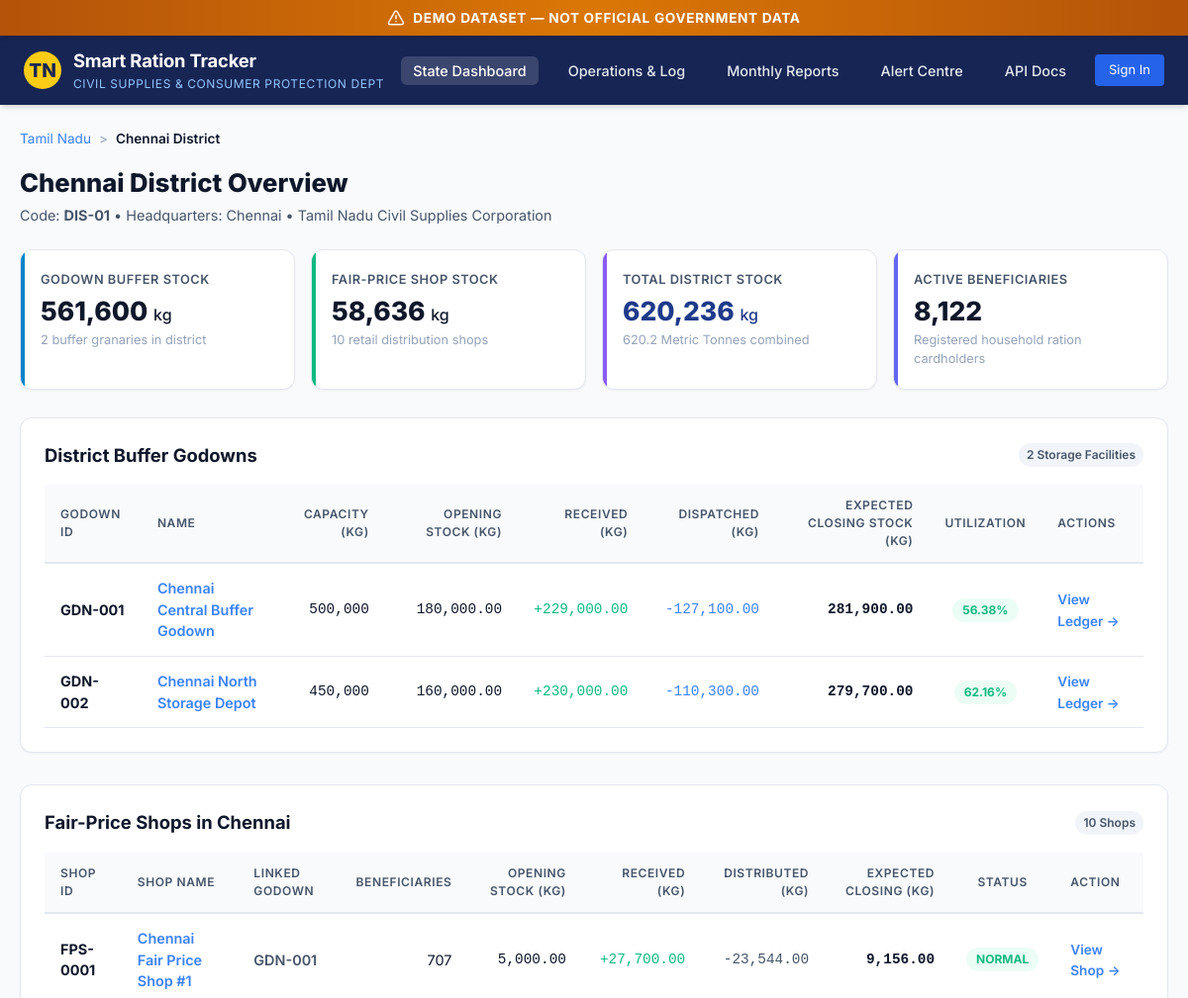
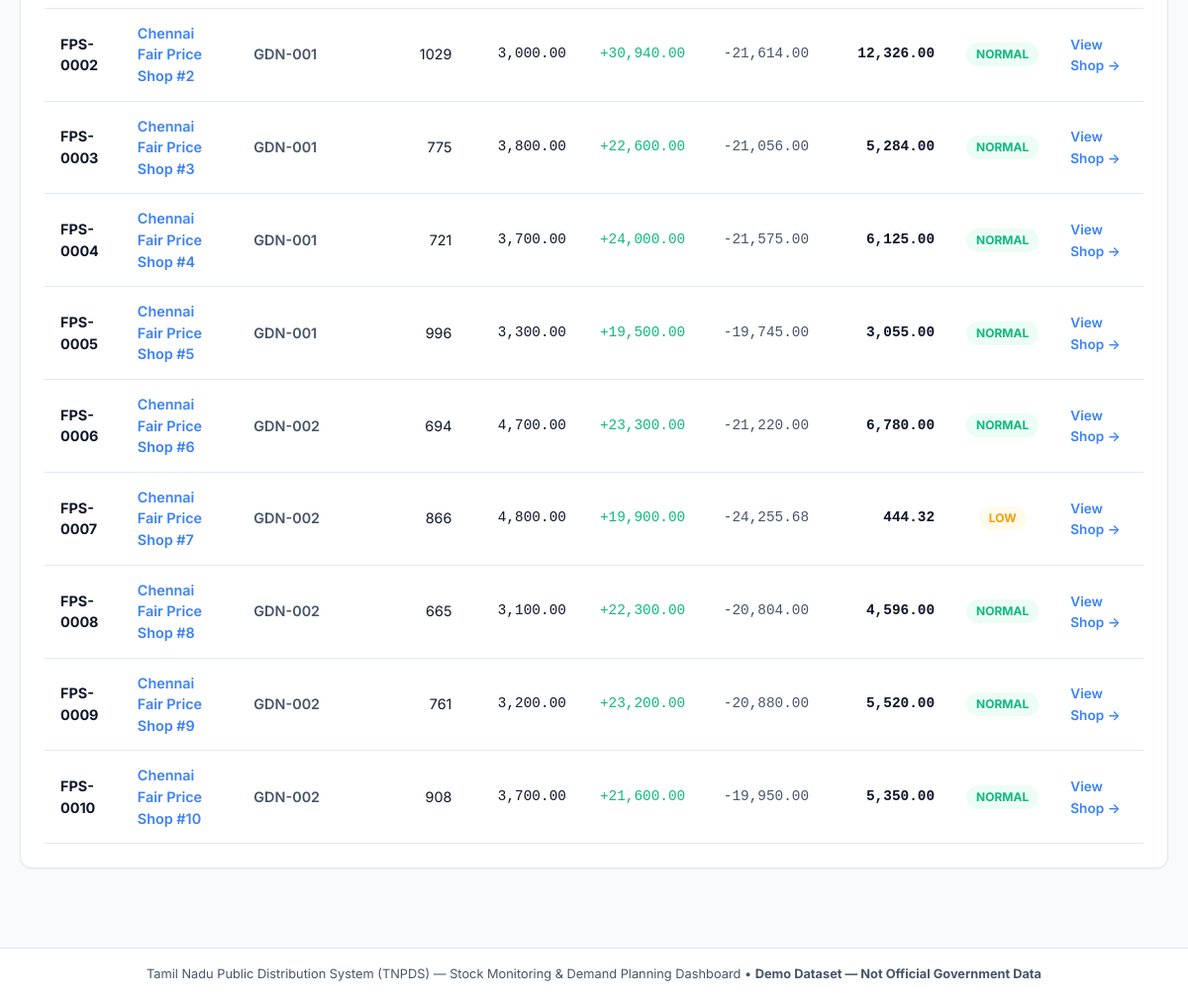
Screenshot of /districts/1 with the database file from the repository (2 pictures, top to bottom).
### app/models/entities.py (models this page shows)
class District(Base):
    __tablename__ = "districts"
    id = Column(Integer, primary_key=True, index=True)
    code = Column(String(20), unique=True, nullable=False, index=True)
    name = Column(String(100), nullable=False)
    headquarters = Column(String(100), nullable=False)
    lat = Column(Float, nullable=True, default=11.1271)
    lng = Column(Float, nullable=True, default=78.6569)
    geojson = Column(Text, nullable=True)
    zone = Column(String(50), nullable=True)
    godowns = relationship("Godown", back_populates="district", cascade="all, delete-orphan")
    shops = relationship("Shop", back_populates="district", cascade="all, delete-orphan")

class Godown(Base):
    __tablename__ = "godowns"
    id = Column(String(30), primary_key=True, index=True)  # e.g., GDN-001
    code = Column(String(30), unique=True, nullable=False, index=True)
    name = Column(String(150), nullable=False)
    district_id = Column(Integer, ForeignKey("districts.id"), nullable=False, index=True)
    capacity_kg = Column(Float, nullable=False)
    opening_stock_kg = Column(Float, nullable=False, default=0.0)
    lat = Column(Float, nullable=True)
    lng = Column(Float, nullable=True)
    district = relationship("District", back_populates="godowns")
    shops = relationship("Shop", back_populates="godown")
    outbound_deliveries = relationship("Delivery", back_populates="from_godown")

class Shop(Base):
    __tablename__ = "shops"
    id = Column(String(30), primary_key=True, index=True)  # e.g., FPS-0001
    code = Column(String(30), unique=True, nullable=False, index=True)
    name = Column(String(150), nullable=False)
    district_id = Column(Integer, ForeignKey("districts.id"), nullable=False, index=True)
    godown_id = Column(String(30), ForeignKey("godowns.id"), nullable=False, index=True)
    beneficiaries_count = Column(Integer, default=0, nullable=False)
    card_count = Column(Integer, default=0, nullable=False)
    opening_stock_kg = Column(Float, nullable=False, default=0.0)
    lat = Column(Float, nullable=True)
    lng = Column(Float, nullable=True)
    district = relationship("District", back_populates="shops")
    godown = relationship("Godown", back_populates="shops")
    inbound_deliveries = relationship("Delivery", back_populates="to_shop")
    monthly_distributions = relationship("MonthlyDistribution", back_populates="shop")
    predictions = relationship("Prediction", back_populates="shop")
    transactions = relationship("Transaction", back_populates="shop")

### app/main.py (the view)
@app.get("/districts/{district_id}", response_class=HTMLResponse, tags=["Detail Pages"])
def get_district_page(
    district_id: int,
    request: Request,
    db: Session = Depends(get_db),
    current_user: Optional[User] = Depends(get_optional_current_user),
):
    if current_user:
        check_location_access(current_user, "district", district_id, db, action="view")
    try:
        detail_data = get_district_detail(db, district_id)
    except ValueError as e:
        raise HTTPException(status_code=status.HTTP_404_NOT_FOUND, detail=str(e))
    return templates.TemplateResponse(
        request,
        "district_detail.html",
        {
            "active_page": "dashboard",
            "detail": detail_data,
            "current_user": current_user,
        },
    )

### app/templates/district_detail.html (shortened to what this page needs)
{% extends "base.html" %}
{% block content %}
<div class="breadcrumb" aria-label="Breadcrumb navigation">
  <a href="/">Tamil Nadu</a>
  <span class="breadcrumb-separator">&gt;</span>
  <span style="color: var(--text-primary); font-weight: 600;">{{ detail.district.name }} District</span>
</div>
<div class="page-header">
  <div>
    <h1 class="page-title">{{ detail.district.name }} District Overview</h1>
    <p class="page-subtitle">Code: <strong>{{ detail.district.code }}</strong> &bull; Headquarters: {{ detail.district.headquarters }} &bull; Tamil Nadu Civil Supplies Corporation</p>
  </div>
</div>
<section class="cards-grid" aria-label="District Statistics">
  <div class="stat-card godown-card">
    <div class="card-label">Godown Buffer Stock</div>
    <div class="card-value">{{ '{:,.0f}'.format(detail.total_godown_stock_kg) }} <span style="font-size:1rem; font-weight:500;">kg</span></div>
    <div class="card-subtext">{{ detail.godowns_count }} buffer granaries in district</div>
  </div>
  <div class="stat-card shop-card">
    <div class="card-label">Fair-Price Shop Stock</div>
    <div class="card-value">{{ '{:,.0f}'.format(detail.total_shop_stock_kg) }} <span style="font-size:1rem; font-weight:500;">kg</span></div>
    <div class="card-subtext">{{ detail.shops_count }} retail distribution shops</div>
  </div>
  <div class="stat-card dist-card">
    <div class="card-label">Total District Stock</div>
    <div class="card-value" style="color: var(--primary);">{{ '{:,.0f}'.format(detail.total_stock_kg) }} <span style="font-size:1rem; font-weight:500;">kg</span></div>
    <div class="card-subtext">{{ '{:,.1f}'.format(detail.total_stock_kg / 1000.0) }} Metric Tonnes combined</div>
  </div>
  <div class="stat-card cards-card">
    <div class="card-label">Active Beneficiaries</div>
    <div class="card-value">{{ '{:,.0f}'.format(detail.total_beneficiaries) }}</div>
    <div class="card-subtext">Registered household ration cardholders</div>
  </div>
</section>
<section class="table-card" aria-label="Godowns in District">
  <div class="table-header">
    <h2 class="table-title">District Buffer Godowns</h2>
    <span class="chart-badge">{{ detail.godowns_count }} Storage Facilities</span>
  </div>
  <div class="table-responsive">
    <table class="custom-table">
      <thead>
        <tr>
          <th>Godown ID</th>
          <th>Name</th>
          <th style="text-align: right;">Capacity (kg)</th>
          <th style="text-align: right;">Opening Stock (kg)</th>
          <th style="text-align: right;">Received (kg)</th>
          <th style="text-align: right;">Dispatched (kg)</th>
          <th style="text-align: right;">Expected Closing Stock (kg)</th>
          <th style="text-align: center;">Utilization</th>
          <th>Actions</th>
        </tr>
      </thead>
      <tbody>
        {% for g in detail.godowns %}
        <tr>
          <td><strong>{{ g.godown_code }}</strong></td>
          <td>
            <a href="/godowns/{{ g.location_id }}" class="table-link">
              {{ g.godown_name }}
            </a>
          </td>
          <td style="text-align: right; font-family: monospace;">{{ '{:,.0f}'.format(g.capacity_kg) }}</td>
          <td style="text-align: right; font-family: monospace;">{{ '{:,.2f}'.format(g.opening_stock_kg) }}</td>
          <td style="text-align: right; font-family: monospace; color: var(--status-normal);">+{{ '{:,.2f}'.format(g.receipts_kg) }}</td>
          <td style="text-align: right; font-family: monospace; color: var(--primary-light);">-{{ '{:,.2f}'.format(g.dispatches_kg) }}</td>
          <td style="text-align: right; font-family: monospace; font-weight: 700;">{{ '{:,.2f}'.format(g.expected_stock_kg) }}</td>
          <td style="text-align: center;">
            <span class="badge badge-normal">{{ g.utilization_pct }}%</span>
          </td>
          <td>
            <a href="/godowns/{{ g.location_id }}" class="table-link" style="font-size:0.85rem;">View Ledger &rarr;</a>
          </td>
        </tr>
        {% endfor %}
      </tbody>
    </table>
  </div>
</section>
<section class="table-card" aria-label="Shops in District">
  <div class="table-header">
    <h2 class="table-title">Fair-Price Shops in {{ detail.district.name }}</h2>
    <span class="chart-badge">{{ detail.shops_count }} Shops</span>
  </div>
  <div class="table-responsive">
    <table class="custom-table">
      <thead>
        <tr>
          <th>Shop ID</th>
          <th>Shop Name</th>
          <th>Linked Godown</th>
          <th style="text-align: right;">Beneficiaries</th>
          <th style="text-align: right;">Opening Stock (kg)</th>
          <th style="text-align: right;">Received (kg)</th>
          <th style="text-align: right;">Distributed (kg)</th>
          <th style="text-align: right;">Expected Closing (kg)</th>
          <th style="text-align: center;">Status</th>
          <th>Action</th>
        </tr>
      </thead>
      <tbody>
        {% for s in detail.shops %}
        <tr>
          <td><strong>{{ s.shop_code }}</strong></td>
          <td>
            <a href="/shops/{{ s.location_id }}" class="table-link">
              {{ s.shop_name }}
            </a>
          </td>
          <td>
            <a href="/godowns/{{ s.godown_id }}" class="table-link" style="color:var(--text-secondary);">
              {{ s.godown_id }}
            </a>
          </td>
          <td style="text-align: right;">{{ s.beneficiaries_count }}</td>
          <td style="text-align: right; font-family: monospace;">{{ '{:,.2f}'.format(s.opening_stock_kg) }}</td>
          <td style="text-align: right; font-family: monospace; color: var(--status-normal);">+{{ '{:,.2f}'.format(s.confirmed_deliveries_kg) }}</td>
          <td style="text-align: right; font-family: monospace; color: var(--text-secondary);">-{{ '{:,.2f}'.format(s.distributions_kg) }}</td>
          <td style="text-align: right; font-family: monospace; font-weight: 700;">{{ '{:,.2f}'.format(s.expected_stock_kg) }}</td>
          <td style="text-align: center;">
            <span class="badge {% if s.status == 'CRITICAL' %}badge-critical{% elif s.status == 'LOW' %}badge-low{% else %}badge-normal{% endif %}">
              {{ s.status }}
            </span>
          </td>
          <td>
            <a href="/shops/{{ s.location_id }}" class="table-link" style="font-size:0.85rem;">View Shop &rarr;</a>
          </td>
        </tr>
        {% endfor %}
      </tbody>
    </table>
  </div>
</section>
{% endblock %}

### app/static/css/main.css (style rules this page uses)
:root { --font-sans: 'Inter', -apple-system, BlinkMacSystemFont, "Segoe UI", Roboto, Oxygen, Ubuntu, Cantarell, sans-serif; --bg-main: #f8fafc; --bg-card: #ffffff; --bg-card-hover: #f1f5f9; --text-primary: #0f172a; --text-secondary: #475569; --text-muted: #94a3b8; --primary: #1e3a8a; --primary-light: #3b82f6; --primary-dark: #172554; --accent: #0284c7; --status-normal: #10b981; --status-normal-bg: #ecfdf5; --status-low: #f59e0b; --status-low-bg: #fffbeb; --status-critical: #ef4444; --status-critical-bg: #fef2f2; --status-delayed: #8b5cf6; --status-delayed-bg: #f5f3ff; --border-subtle: #e2e8f0; --border-strong: #cbd5e1; --shadow-sm: 0 1px 2px 0 rgb(0 0 0 / 0.05); --shadow-md: 0 4px 6px -1px rgb(0 0 0 / 0.1), 0 2px 4px -2px rgb(0 0 0 / 0.1); --shadow-lg: 0 10px 15px -3px rgb(0 0 0 / 0.1), 0 4px 6px -4px rgb(0 0 0 / 0.1); --radius: 12px; --radius-sm: 6px; }
* { box-sizing: border-box; margin: 0; padding: 0; }
body { font-family: var(--font-sans); background-color: var(--bg-main); color: var(--text-primary); line-height: 1.5; min-height: 100vh; display: flex; flex-direction: column; }
.page-header { display: flex; justify-content: space-between; align-items: center; flex-wrap: wrap; gap: 16px; margin-bottom: 24px; }
.page-title { font-size: 1.6rem; font-weight: 800; color: var(--text-primary); }
.page-subtitle { font-size: 0.9rem; color: var(--text-secondary); margin-top: 2px; }
.cards-grid { display: grid; grid-template-columns: repeat(auto-fit, minmax(210px, 1fr)); gap: 16px; margin-bottom: 28px; }
.stat-card { background: var(--bg-card); border: 1px solid var(--border-subtle); border-radius: var(--radius); padding: 20px; box-shadow: var(--shadow-sm); transition: transform 0.2s ease, box-shadow 0.2s ease; position: relative; overflow: hidden; }
.stat-card::before { content: ""; position: absolute; top: 0; left: 0; width: 4px; height: 100%; background: var(--primary-light); }
.stat-card.godown-card::before { background: #0284c7; }
.stat-card.shop-card::before { background: #10b981; }
.stat-card.dist-card::before { background: #8b5cf6; }
.stat-card.cards-card::before { background: #6366f1; }
.card-label { font-size: 0.8rem; font-weight: 600; text-transform: uppercase; color: var(--text-secondary); letter-spacing: 0.04em; margin-bottom: 6px; }
.card-value { font-size: 1.65rem; font-weight: 800; color: var(--text-primary); line-height: 1.2; }
.card-subtext { font-size: 0.8rem; color: var(--text-muted); margin-top: 4px; }
.chart-badge { font-size: 0.75rem; font-weight: 600; padding: 3px 8px; border-radius: 12px; background: #f1f5f9; color: var(--text-secondary); }
.table-card { background: var(--bg-card); border: 1px solid var(--border-subtle); border-radius: var(--radius); padding: 24px; box-shadow: var(--shadow-sm); margin-bottom: 32px; }
.table-header { display: flex; justify-content: space-between; align-items: center; margin-bottom: 16px; }
.table-title { font-size: 1.15rem; font-weight: 700; color: var(--text-primary); }
.table-responsive { width: 100%; overflow-x: auto; }
.custom-table { width: 100%; border-collapse: collapse; text-align: left; font-size: 0.9rem; }
.custom-table th { background: #f8fafc; color: var(--text-secondary); font-weight: 600; text-transform: uppercase; font-size: 0.75rem; letter-spacing: 0.05em; padding: 12px 16px; border-bottom: 2px solid var(--border-subtle); }
.custom-table td { padding: 14px 16px; border-bottom: 1px solid var(--border-subtle); color: var(--text-primary); }
.table-link { color: var(--primary-light); font-weight: 600; text-decoration: none; }
.badge { display: inline-block; padding: 3px 10px; border-radius: 12px; font-size: 0.75rem; font-weight: 700; text-transform: uppercase; }
.badge-normal { background-color: var(--status-normal-bg); color: var(--status-normal); }
.badge-low { background-color: var(--status-low-bg); color: var(--status-low); }
.breadcrumb { display: flex; align-items: center; gap: 8px; font-size: 0.85rem; color: var(--text-muted); margin-bottom: 16px; }
.breadcrumb a { color: var(--primary-light); text-decoration: none; }
.breadcrumb-separator { color: var(--text-muted); }

### rows the page displays
District: district.name "Chennai", district.code "DIS-01", district.headquarters "Chennai"
Godown: godown_code "GDN-001", godown_name "Chennai Central Buffer Godown", capacity_kg "500,000", opening_stock_kg "180,000.00", receipts_kg "229,000.00", dispatches_kg "127,100.00", expected_stock_kg "281,900.00", utilization_pct "56.38"
Godown: godown_code "GDN-002", godown_name "Chennai North Storage Depot", capacity_kg "450,000", opening_stock_kg "160,000.00", receipts_kg "230,000.00", dispatches_kg "110,300.00", expected_stock_kg "279,700.00", utilization_pct "62.16"
Shop: shop_code "FPS-0001", shop_name "Chennai Fair Price Shop #1", godown_id "GDN-001", beneficiaries_count "707", opening_stock_kg "5,000.00", confirmed_deliveries_kg "27,700.00", distributions_kg "23,544.00", expected_stock_kg "9,156.00", status "NORMAL"
Shop: shop_code "FPS-0002", shop_name "Chennai Fair Price Shop #2", godown_id "GDN-001", beneficiaries_count "1029", opening_stock_kg "3,000.00", confirmed_deliveries_kg "30,940.00", distributions_kg "21,614.00", expected_stock_kg "12,326.00", status "NORMAL"
Shop: shop_code "FPS-0003", shop_name "Chennai Fair Price Shop #3", godown_id "GDN-001", beneficiaries_count "775", opening_stock_kg "3,800.00", confirmed_deliveries_kg "22,600.00", distributions_kg "21,056.00", expected_stock_kg "5,284.00", status "NORMAL"
Shop: shop_code "FPS-0004", shop_name "Chennai Fair Price Shop #4", godown_id "GDN-001", beneficiaries_count "721", opening_stock_kg "3,700.00", confirmed_deliveries_kg "24,000.00", distributions_kg "21,575.00", expected_stock_kg "6,125.00", status "NORMAL"
Shop: shop_code "FPS-0005", shop_name "Chennai Fair Price Shop #5", godown_id "GDN-001", beneficiaries_count "996", opening_stock_kg "3,300.00", confirmed_deliveries_kg "19,500.00", distributions_kg "19,745.00", expected_stock_kg "3,055.00", status "NORMAL"
Shop: shop_code "FPS-0006", shop_name "Chennai Fair Price Shop #6", godown_id "GDN-002", beneficiaries_count "694", opening_stock_kg "4,700.00", confirmed_deliveries_kg "23,300.00", distributions_kg "21,220.00", expected_stock_kg "6,780.00", status "NORMAL"
Shop: shop_code "FPS-0007", shop_name "Chennai Fair Price Shop #7", godown_id "GDN-002", beneficiaries_count "866", opening_stock_kg "4,800.00", confirmed_deliveries_kg "19,900.00", distributions_kg "24,255.68", expected_stock_kg "444.32", status "LOW"
Shop: shop_code "FPS-0008", shop_name "Chennai Fair Price Shop #8", godown_id "GDN-002", beneficiaries_count "665", opening_stock_kg "3,100.00", confirmed_deliveries_kg "22,300.00", distributions_kg "20,804.00", expected_stock_kg "4,596.00", status "NORMAL"
Shop: shop_code "FPS-0009", shop_name "Chennai Fair Price Shop #9", godown_id "GDN-002", beneficiaries_count "761", opening_stock_kg "3,200.00", confirmed_deliveries_kg "23,200.00", distributions_kg "20,880.00", expected_stock_kg "5,520.00", status "NORMAL"
Shop: shop_code "FPS-0010", shop_name "Chennai Fair Price Shop #10", godown_id "GDN-002", beneficiaries_count "908", opening_stock_kg "3,700.00", confirmed_deliveries_kg "21,600.00", distributions_kg "19,950.00", expected_stock_kg "5,350.00", status "NORMAL"

### other values shown
{{ '{:,.0f}'.format(detail.total_godown_stock_kg) }} "561,600"
{{ detail.godowns_count }} "2"
{{ '{:,.0f}'.format(detail.total_shop_stock_kg) }} "58,636"
{{ detail.shops_count }} "10"
{{ '{:,.0f}'.format(detail.total_stock_kg) }} "620,236"
{{ '{:,.1f}'.format(detail.total_stock_kg / 1000.0) }} "620.2"
{{ '{:,.0f}'.format(detail.total_beneficiaries) }} "8,122"
